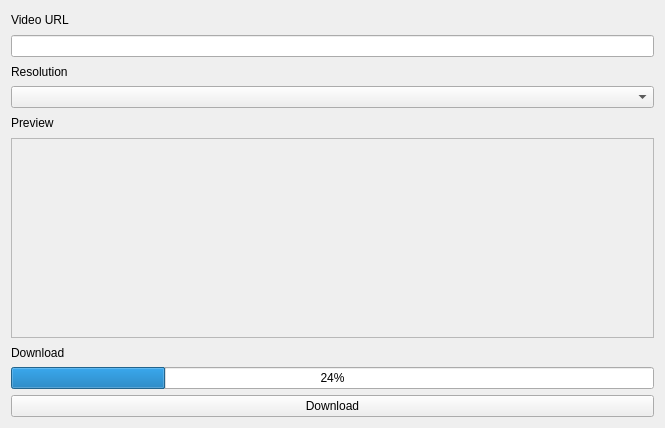
<?xml version="1.0" encoding="UTF-8"?>
<ui version="4.0">
 <class>Form</class>
 <widget class="QWidget" name="Form">
  <property name="geometry">
   <rect>
    <x>0</x>
    <y>0</y>
    <width>665</width>
    <height>428</height>
   </rect>
  </property>
  <property name="windowTitle">
   <string>Form</string>
  </property>
  <layout class="QVBoxLayout" name="verticalLayout">
   <item>
    <widget class="QLabel" name="label_2">
     <property name="text">
      <string>Video URL</string>
     </property>
    </widget>
   </item>
   <item>
    <widget class="QLineEdit" name="lineEdit"/>
   </item>
   <item>
    <widget class="QLabel" name="label_3">
     <property name="text">
      <string>Resolution</string>
     </property>
    </widget>
   </item>
   <item>
    <widget class="QComboBox" name="comboBox"/>
   </item>
   <item>
    <widget class="QLabel" name="label">
     <property name="text">
      <string>Preview</string>
     </property>
    </widget>
   </item>
   <item>
    <widget class="QFrame" name="frame">
     <property name="minimumSize">
      <size>
       <width>0</width>
       <height>200</height>
      </size>
     </property>
     <property name="frameShape">
      <enum>QFrame::Shape::StyledPanel</enum>
     </property>
     <property name="frameShadow">
      <enum>QFrame::Shadow::Raised</enum>
     </property>
    </widget>
   </item>
   <item>
    <widget class="QLabel" name="label_4">
     <property name="text">
      <string>Download</string>
     </property>
    </widget>
   </item>
   <item>
    <widget class="QProgressBar" name="progressBar">
     <property name="value">
      <number>24</number>
     </property>
    </widget>
   </item>
   <item>
    <widget class="QPushButton" name="pushButton">
     <property name="text">
      <string>Download</string>
     </property>
    </widget>
   </item>
  </layout>
 </widget>
 <tabstops>
  <tabstop>lineEdit</tabstop>
  <tabstop>pushButton</tabstop>
 </tabstops>
 <resources/>
 <connections/>
</ui>
